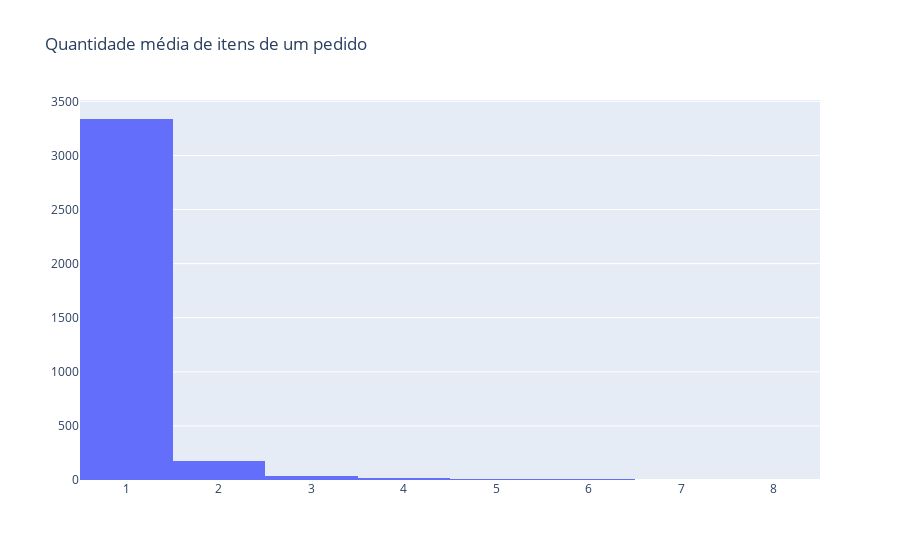

Notebook cell for this chart:
### Markdown cell above
**Quantidade média de items por pedido**

### Code cell
data = [go.Histogram(x=df.order_items_qty)]

layout = go.Layout(title='Quantidade média de itens de um pedido')

fig = go.Figure(data=data, layout=layout)

py.iplot(fig)

### Figure 1 — Plotly figure (JSON) as saved in the notebook; plotly's stock layout.template omitted (floating-point values rounded to 4 significant figures; data arrays with more than 128 entries replaced by an {"elided": "..."} marker saying what was removed)
{"data": [{"type": "histogram", "x": {"elided": "3584 int values"}}], "layout": {"title": {"text": "Quantidade média de itens de um pedido"}}}
